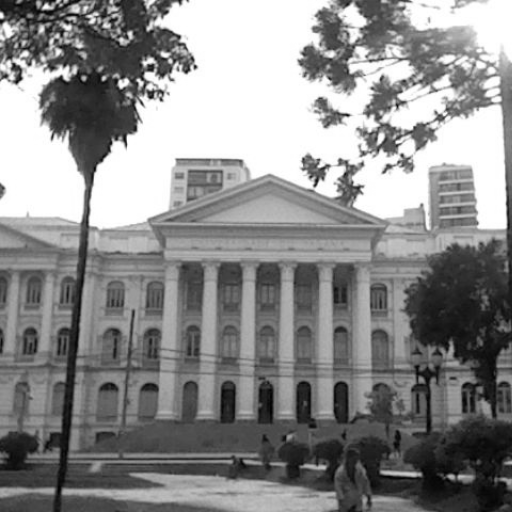
#> input picture data/dataset/01.png, 512 x 512 px, found by its file name; its folder holds only this picture in this run
$ python -i pipeline.py   (imports and definitions only)   (older library calls are emulated)
#> lines starting #> are read from the running program, lines starting #| are printed output that depends on the picture
### texseg/dataset.py
import os
import re
import cv2

FILENAME_PATTERN = re.compile(r"^(?:img_)?(\d+)\.png$")


class Dataset:
    def __init__(self, names, images):
        self.names = names
        self.images = images


def load_dataset(out_dir="data/dataset"):
    if not os.path.isdir(out_dir):
        return Dataset([], [])

    all_files = os.listdir(out_dir)

    names = []
    for file_name in all_files:
        if FILENAME_PATTERN.match(file_name):
            names.append(file_name)

    def file_number(name):
        match = FILENAME_PATTERN.match(name)
        return int(match.group(1))

    names.sort(key=file_number)

    images = []
    loaded_names = []
    for name in names:
        path = os.path.join(out_dir, name)
        image = cv2.imread(path, cv2.IMREAD_GRAYSCALE)

        if image is None:
            continue

        height, width = image.shape
        print(f"{name}: {width}x{height}, min={int(image.min())}, max={int(image.max())}")
        loaded_names.append(name)
        images.append(image)

    return Dataset(loaded_names, images)

### texseg/filters.py
import math
import cv2
import numpy as np

class Filter:
    def __init__(self, name, label, kernels, mode):
        self.name = name
        self.label = label
        self.kernels = kernels
        self.mode = mode


def normalize_kernel(kernel):
    k = kernel.astype(np.float32)
    k = k - k.mean()
    total = np.abs(k).sum()
    if total > 0:
        k = k / total
    return k


def make_grid(size):
    center = (size - 1) / 2.0
    ys = np.arange(size) - center
    xs = np.arange(size) - center
    xx, yy = np.meshgrid(xs, ys)
    return xx, yy


def gabor_kernel(angle_deg, psi=0.0, size=15):
    sigma = 2.4
    lambd = 5.0
    gamma = 0.6

    theta = math.radians(angle_deg + 90.0)
    xx, yy = make_grid(size)
    x_rot = xx * math.cos(theta) + yy * math.sin(theta)
    y_rot = -xx * math.sin(theta) + yy * math.cos(theta)

    gauss = np.exp(-(x_rot ** 2 + gamma ** 2 * y_rot ** 2) / (2 * sigma ** 2))
    wave = np.cos(2 * math.pi * x_rot / lambd + psi)
    kernel = gauss * wave
    return normalize_kernel(kernel)


def log_kernel(size=15, sigma=1.4):
    xx, yy = make_grid(size)
    r2 = xx ** 2 + yy ** 2
    s2 = sigma ** 2
    kernel = (r2 - 2 * s2) / (s2 ** 2) * np.exp(-r2 / (2 * s2))
    return normalize_kernel(kernel)


def dog_kernel(size=15, sigma1=2.0, sigma2=3.2):
    xx, yy = make_grid(size)
    r2 = xx ** 2 + yy ** 2
    g_small = np.exp(-r2 / (2 * sigma1 ** 2))
    g_large = np.exp(-r2 / (2 * sigma2 ** 2))
    kernel = g_small - g_large
    return normalize_kernel(kernel)


def gaussian_mean_kernel(size=15, sigma=2.0):
    g1 = cv2.getGaussianKernel(size, sigma)
    kernel = g1 @ g1.T
    total = kernel.sum()
    if total > 0:
        kernel = kernel / total
    return kernel.astype(np.float32)


def build_filter_bank():
    filters = []

    for angle in (0, 45, 90, 135):
        even = gabor_kernel(angle, psi=0.0)
        odd = gabor_kernel(angle, psi=math.pi / 2)
        filters.append(
            Filter(
                name=f"gabor{angle:03d}",
                label=f"Gabor {angle} deg",
                kernels=[even, odd],
                mode="energy",
            )
        )

    filters.append(
        Filter(
            name="log",
            label="LoG",
            kernels=[log_kernel()],
            mode="abs",
        )
    )

    filters.append(
        Filter(
            name="dog",
            label="DoG",
            kernels=[dog_kernel()],
            mode="abs",
        )
    )

    filters.append(
        Filter(
            name="log2",
            label="LoG coarse",
            kernels=[log_kernel(sigma=2.8)],
            mode="abs",
        )
    )

    filters.append(
        Filter(
            name="media",
            label="Local mean",
            kernels=[gaussian_mean_kernel()],
            mode="linear",
        )
    )

    return filters

### texseg/features.py
import cv2
import numpy as np
from .filters import build_filter_bank
N_SCALES = 3
WINDOW = 32


def build_pyramid(image, n_levels=N_SCALES):
    levels = [image.astype(np.float32)]

    for _ in range(n_levels - 1):
        smooth = cv2.GaussianBlur(levels[-1], (5, 5), 1.0)
        smaller = smooth[::2, ::2]
        levels.append(smaller)

    return levels


def apply_filter(image, filt):
    responses = []
    for kernel in filt.kernels:
        resp = cv2.filter2D(image, cv2.CV_32F, kernel, borderType=cv2.BORDER_REFLECT_101)
        responses.append(resp)

    if filt.mode == "energy":
        return np.sqrt(responses[0] ** 2 + responses[1] ** 2)

    if filt.mode == "magnitude":
        return np.sqrt(responses[0] ** 2 + responses[1] ** 2)

    if filt.mode == "abs":
        return np.abs(responses[0])

    return responses[0]


def mean_per_window(response_map, grid_size):
    height, width = response_map.shape
    cell_h = height // grid_size
    cell_w = width // grid_size

    result = np.zeros((grid_size, grid_size), dtype=np.float32)

    for row in range(grid_size):
        for col in range(grid_size):
            y1 = row * cell_h
            y2 = y1 + cell_h
            x1 = col * cell_w
            x2 = x1 + cell_w
            block = response_map[y1:y2, x1:x2]
            result[row, col] = block.mean()

    return result


def dimension_names(filters=None):
    if filters is None:
        filters = build_filter_bank()

    names = []
    for scale in range(N_SCALES):
        for filt in filters:
            names.append(f"e{scale}_{filt.name}")
    return names


def extract_features(image, filters=None, window=WINDOW, with_maps=False):
    if filters is None:
        filters = build_filter_bank()

    grid_size = image.shape[0] // window
    pyramid = build_pyramid(image)

    channels = []
    maps = {}
    for scale, level_image in enumerate(pyramid):
        for filt in filters:
            response = apply_filter(level_image, filt)
            window_means = mean_per_window(response, grid_size)
            channels.append(window_means)
            if with_maps:
                maps[f"e{scale}_{filt.name}"] = response

    vectors = np.stack(channels, axis=-1)
    if with_maps:
        return vectors, maps
    return vectors


def normalize_features(vectors):
    flat = vectors.reshape(-1, vectors.shape[-1]).astype(np.float64)
    flat = np.log1p(np.maximum(flat, 0.0))

    mean = flat.mean(axis=0)
    std = flat.std(axis=0)
    for i in range(len(std)):
        if std[i] < 1e-8:
            std[i] = 1.0

    normalized = (flat - mean) / std
    return normalized, mean, std

### texseg/visualize.py
import cv2
import numpy as np

FONT = cv2.FONT_HERSHEY_SIMPLEX

PALETTE = [    (255, 190, 90),
    (50, 50, 50),
    (150, 210, 130),
    (80, 160, 255),
    (210, 110, 255),
    (90, 220, 90),
    (255, 130, 130),
    (130, 255, 255),
    (255, 255, 120),
    (180, 180, 255),
]


def cluster_color(group):
    return PALETTE[group % len(PALETTE)]


def to_byte_image(values):
    norm = cv2.normalize(values, None, 0, 255, cv2.NORM_MINMAX)
    return norm.astype(np.uint8)


def gray_to_bgr(gray):
    return cv2.cvtColor(gray, cv2.COLOR_GRAY2BGR)


def add_label(image, text, height=22):
    bar = np.full((height, image.shape[1], 3), 30, np.uint8)
    cv2.putText(bar, text, (4, height - 6), FONT, 0.45, (230, 230, 230), 1, cv2.LINE_AA)
    return np.vstack([bar, image])


def mosaic(images, cols=8, border=2, thumb=128):
    if not images:
        return np.zeros((thumb, thumb, 3), np.uint8)

    thumbs = []
    for img in images:
        if img.ndim == 2:
            img = gray_to_bgr(img)
        thumbs.append(cv2.resize(img, (thumb, thumb), interpolation=cv2.INTER_AREA))

    rows = []
    for start in range(0, len(thumbs), cols):
        row_imgs = thumbs[start : start + cols]
        while len(row_imgs) < cols:
            blank = np.full((thumb, thumb, 3), 20, np.uint8)
            row_imgs.append(blank)
        rows.append(cv2.hconcat(row_imgs))

    grid = cv2.vconcat(rows)
    if border > 0:
        grid = cv2.copyMakeBorder(grid, border, border, border, border, cv2.BORDER_CONSTANT, value=(20, 20, 20))
    return grid


def colorize_labels(label_map, image_size):
    big = cv2.resize(label_map.astype(np.uint8), (image_size, image_size), interpolation=cv2.INTER_NEAREST)
    color = np.zeros((image_size, image_size, 3), np.uint8)
    for group in range(int(label_map.max()) + 1):
        color[big == group] = cluster_color(group)
    return color


def overlay(gray, color, alpha=0.55):
    base = gray_to_bgr(gray)
    return cv2.addWeighted(base, 1.0 - alpha, color, alpha, 0)


def region_borders(label_map, image_size, thickness=2):
    big = cv2.resize(label_map.astype(np.uint8), (image_size, image_size), interpolation=cv2.INTER_NEAREST)
    edges = np.zeros((image_size, image_size), np.uint8)
    for row in range(image_size):
        for col in range(1, image_size):
            if big[row, col] != big[row, col - 1]:
                edges[row, col] = 255
                edges[row, col - 1] = 255
    for row in range(1, image_size):
        for col in range(image_size):
            if big[row, col] != big[row - 1, col]:
                edges[row, col] = 255
                edges[row - 1, col] = 255
    if thickness > 1:
        kernel = np.ones((thickness, thickness), np.uint8)
        edges = cv2.dilate(edges, kernel)
    return edges


def legend(k, counts, width):
    height = 28
    bar = np.full((height, width, 3), 25, np.uint8)
    x = 8
    for group in range(k):
        color = cluster_color(group)
        cv2.rectangle(bar, (x, 8), (x + 14, 22), color, -1)
        text = f"G{group} ({int(counts[group])})"
        cv2.putText(bar, text, (x + 18, 20), FONT, 0.45, (230, 230, 230), 1, cv2.LINE_AA)
        x += 90
    return bar


def result_panel(gray, label_map, title):
    color = colorize_labels(label_map, gray.shape[0])
    panel = overlay(gray, color)
    borders = region_borders(label_map, gray.shape[0], thickness=2)
    panel[borders > 0] = (255, 255, 255)
    return add_label(panel, title)


def filter_bank_figure(filters, n_scales=3, tile=64):
    rows = []
    for scale in range(n_scales):
        cols = []
        for filt in filters:
            kernel = filt.kernels[0]
            show = to_byte_image(kernel)
            if show.shape[0] != tile or show.shape[1] != tile:
                show = cv2.resize(show, (tile, tile), interpolation=cv2.INTER_NEAREST)
            cols.append(add_label(gray_to_bgr(show), f"e{scale} {filt.label[:12]}", height=20))
        rows.append(cv2.hconcat(cols))
    return cv2.vconcat(rows)


def response_grid(gray, maps, filters, n_scales=3, tile=120):
    rows = []
    for scale in range(n_scales):
        cols = []
        for filt in filters:
            key = f"e{scale}_{filt.name}"
            show = to_byte_image(maps[key])
            show = cv2.resize(show, (tile, tile), interpolation=cv2.INTER_AREA)
            cols.append(add_label(gray_to_bgr(show), f"e{scale} {filt.label[:12]}", height=20))
        rows.append(cv2.hconcat(cols))
    grid = cv2.vconcat(rows)
    input_img = cv2.resize(gray, (tile, tile), interpolation=cv2.INTER_AREA)
    side = np.full((grid.shape[0], tile + 8, 3), 20, np.uint8)
    top = (grid.shape[0] - tile) // 2
    left = 4
    side[top : top + tile, left : left + tile] = gray_to_bgr(input_img)
    return cv2.hconcat([side, grid])


def bar_chart(centers, labels):
    n_groups, n_dims = centers.shape
    width = max(640, n_dims * 28 + 80)
    height = 80 + n_groups * 36
    img = np.full((height, width, 3), 255, np.uint8)

    max_val = max(float(np.max(np.abs(centers))), 0.1)
    x0 = 70
    bar_w = (width - x0 - 20) // n_dims

    for group in range(n_groups):
        y = 40 + group * 36
        cv2.putText(img, f"G{group}", (8, y + 12), FONT, 0.45, (30, 30, 30), 1, cv2.LINE_AA)
        for dim in range(n_dims):
            val = centers[group, dim]
            x = x0 + dim * bar_w
            h = int(abs(val) / max_val * 24)
            color = (80, 80, 220) if val >= 0 else (220, 80, 80)
            cv2.rectangle(img, (x, y + 24 - h), (x + bar_w - 4, y + 24), color, -1)

    for dim in range(n_dims):
        x = x0 + dim * bar_w
        cv2.putText(img, labels[dim][-6:], (x, height - 8), FONT, 0.35, (60, 60, 60), 1, cv2.LINE_AA)

    return img


# [24 lines left out: function image_groups_panel, not called in this run]

### texseg/kmeans.py
import numpy as np


def assign_clusters(data, centers):
    labels = np.zeros(len(data), dtype=np.int32)

    for i in range(len(data)):
        best_group = 0
        best_distance = 0.0

        diff = data[i] - centers[0]
        best_distance = float(np.dot(diff, diff))

        for group in range(1, len(centers)):
            diff = data[i] - centers[group]
            distance = float(np.dot(diff, diff))
            if distance < best_distance:
                best_distance = distance
                best_group = group

        labels[i] = best_group

    return labels


def compute_centers(data, labels, k):
    n_dims = data.shape[1]
    centers = np.zeros((k, n_dims), dtype=np.float64)

    for group in range(k):
        points = data[labels == group]
        if len(points) == 0:
            random_index = np.random.randint(0, len(data))
            centers[group] = data[random_index]
        else:
            centers[group] = points.mean(axis=0)

    return centers


def total_error(data, labels, centers):
    error = 0.0
    for i in range(len(data)):
        diff = data[i] - centers[labels[i]]
        error += float(np.dot(diff, diff))
    return error


def kmeans_once(data, k, max_iters=100):
    n_points = len(data)
    start_indices = np.random.choice(n_points, k, replace=False)
    centers = data[start_indices].copy()

    for _ in range(max_iters):
        labels = assign_clusters(data, centers)
        new_centers = compute_centers(data, labels, k)

        if np.allclose(new_centers, centers):
            break

        centers = new_centers

    labels = assign_clusters(data, centers)
    error = total_error(data, labels, centers)
    return labels, centers, error


def kmeans(data, k, n_init=8):
    best_labels = None
    best_centers = None
    best_error = float("inf")

    for _ in range(n_init):
        labels, centers, error = kmeans_once(data, k)
        if error < best_error:
            best_error = error
            best_labels = labels
            best_centers = centers

    return best_labels, best_centers, best_error


def sort_clusters(labels, centers, scores):
    order = np.argsort(scores)
    mapping = np.zeros(len(centers), dtype=np.int32)

    for new_id, old_id in enumerate(order):
        mapping[old_id] = new_id

    new_labels = mapping[labels]
    new_centers = centers[order]
    return new_labels, new_centers

### texseg/pipeline.py
import csv
import json
import os
import time

import cv2
import numpy as np

from . import visualize as vis
from .dataset import load_dataset
from .features import N_SCALES, WINDOW, dimension_names, extract_features, normalize_features
from .filters import build_filter_bank
from .kmeans import kmeans, sort_clusters

BRIGHTNESS_DIMS = [7, 15, 23]


def save_image(path, image):
    os.makedirs(os.path.dirname(path), exist_ok=True)
    cv2.imwrite(path, image, [cv2.IMWRITE_JPEG_QUALITY, 92])


def run(
    dataset_dir="data/dataset",
    out_dir="results",
    k=6,
    window=WINDOW,
    k_images=4,
):
    start = time.time()
    os.makedirs(out_dir, exist_ok=True)

    print("[1/6] loading dataset")
    dataset = load_dataset(dataset_dir)
#> in load_dataset, image is the input picture: shape (512, 512); min 1, max 255, mean 139.4
#| 01.png: 512x512, min=1, max=255
#> in __init__, `self.images = images`: self.images = 1 item
    if len(dataset.images) == 0:
        raise SystemExit(f"No images found in '{dataset_dir}'.")

    grid_size = dataset.images[0].shape[0] // window
    filters = build_filter_bank()
    dim_names = dimension_names(filters)
    short_labels = [f.label[:10] for _ in range(N_SCALES) for f in filters]

    thumbs = [cv2.resize(img, (128, 128), interpolation=cv2.INTER_AREA) for img in dataset.images]
#> thumbs = 1 item
    save_image(os.path.join(out_dir, "fig00_dataset_sample.png"), vis.mosaic(thumbs, cols=8))
#> the loop in mosaic, `for img in images:` made 1 pass
#> the loop in mosaic, `for start in range(0, len(thumbs), cols):` made 1 pass

    print("[2/6] saving filter bank figure")
    save_image(os.path.join(out_dir, "fig01_filter_bank.png"), vis.filter_bank_figure(filters, N_SCALES))
#> after the loop in filter_bank_figure, `for scale in range(n_scales):`:
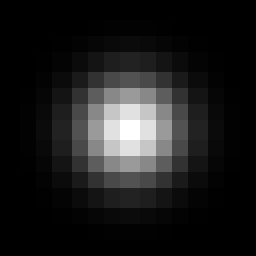
#> show: shape (64, 64) (shown 4 times larger); min 0, max 255, mean 27.9
#> after the loop in filter_bank_figure, `for scale in range(n_scales):`: rows = 3 items
#> in filter_bank_figure, `return cv2.vconcat(rows)`:
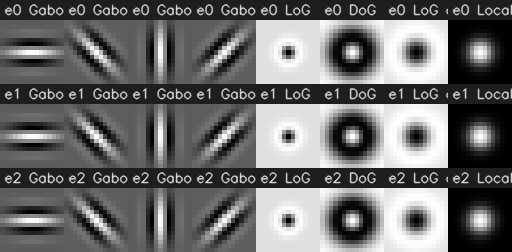
#> returned value: shape (252, 512, 3); min 0, max 255, mean 106.2

    print("[3/6] extracting texture vectors")
    all_vectors = []
    first_maps = None
    for i, image in enumerate(dataset.images):
        if i == 0:
            vectors, first_maps = extract_features(image, filters, window, with_maps=True)
        else:
            vectors = extract_features(image, filters, window)
        all_vectors.append(vectors)
#> this loop made 1 pass
#> after the loop, all_vectors = 1 item

    stacked = np.stack(all_vectors, axis=0)
    n_images = stacked.shape[0]
    n_dims = stacked.shape[-1]

    save_image(
        os.path.join(out_dir, "fig02_filter_responses.png"),
        vis.response_grid(dataset.images[0], first_maps, filters, N_SCALES),
    )
#> after the loop in response_grid, `for scale in range(n_scales):`:
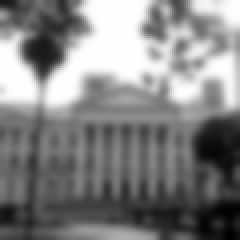
#> show: shape (120, 120) (shown 2 times larger); min 0, max 254, mean 130.4
#> after the loop in response_grid, `for scale in range(n_scales):`: rows = 3 items

    flat, _, _ = normalize_features(stacked)
#> in normalize_features, `flat = np.log1p(np.maximum(flat, 0.0))`:
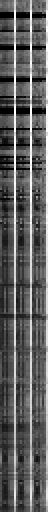
#> flat: shape (256, 24) float64 (shown 2 times larger); min 7.98e-07, max 5.55, mean 2.05; drawn with min black and max white
#> in normalize_features, `mean = flat.mean(axis=0)`: mean = 24 values, max 4.84 at index 23, min 1.03 at index 1, mean 2.05
#> in normalize_features, `std = flat.std(axis=0)`: std = 24 values, max 0.752 at index 18, min 0.464 at index 21, mean 0.582
#> the loop in normalize_features, `for i in range(len(std)):` made 24 passes
#> in normalize_features, `normalized = (flat - mean) / std`:
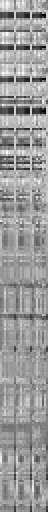
#> normalized: shape (256, 24) float64 (shown 2 times larger); min -4.24, max 2.72, mean 4.44e-16; drawn with min black and max white
    print(f"      {flat.shape[0]} regions x {n_dims} dimensions")
#|       256 regions x 24 dimensions

    print(f"[4/6] k-means with K={k}")
    labels, centers, sse = kmeans(flat, k, n_init=8)
#> the loop in kmeans, `for _ in range(n_init):` made 8 passes
#> (start_indices in kmeans_once, error, best_error) on passes 1, 2, 6: ([158, 83, 170, 101, 150, 200], 1739.1, 1739.1), ([247, 98, 219, 143, 78, 15], 1731.1, 1731.1), ([129, 3, 187, 225, 253, 41], 1709.8, 1709.8)
#> after the loop in kmeans, `for _ in range(n_init):`: best_error = 1709.8; best_labels = 256 values, max 5 at index 9, min 0 at index 6, mean 2.35
#> labels has the same summary as best_labels in kmeans; sse = 1709.8

    texture_dims = [i for i in range(n_dims) if i not in BRIGHTNESS_DIMS]
#> texture_dims = [0, 1, 2, 3, 4, 5, 6, 8, 9, 10, 11, 12, 13, 14, 16, 17, 18, 19, 20, 21, 22]
    scores = centers[:, texture_dims].mean(axis=1)
#> scores = [-2.37, 0.96, 0.167, -0.124, -0.351, -0.553]
    labels, centers = sort_clusters(labels, centers, scores)
#> in sort_clusters, `order = np.argsort(scores)`: order = [0, 5, 4, 3, 2, 1]
#> in sort_clusters, `mapping = np.zeros(len(centers), dtype=np.int32)`: mapping = [0, 0, 0, 0, 0, 0]
#> the loop in sort_clusters, `for new_id, old_id in enumerate(order):` made 6 passes
#> old_id on passes 1 to 6: 0, 5, 4, 3, 2, 1
#> after the loop in sort_clusters, `for new_id, old_id in enumerate(order):`: mapping = [0, 5, 4, 3, 2, 1]
#> in sort_clusters, `new_labels = mapping[labels]`: new_labels = 256 values, max 5 at index 0, min 0 at index 6, mean 3.28
#> labels has the same summary as new_labels in sort_clusters

    counts = np.bincount(labels, minlength=k)
#> counts = [16, 21, 34, 45, 85, 55]
    save_image(
        os.path.join(out_dir, "fig03_cluster_profiles.png"),
        vis.bar_chart(centers, short_labels),
    )
#> in bar_chart, `max_val = max(float(np.max(np.abs(centers))), 0.1)`: max_val = 3.03
#> after the loop in bar_chart, `for dim in range(n_dims):`:
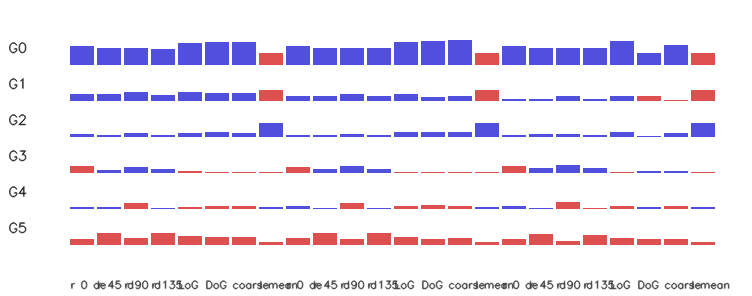
#> img: shape (296, 752, 3); mean of channels 0, 1, 2 244.2, 233.7, 238.7; drawn as B, G, R

    print("[5/6] segmentation maps")
    label_maps = labels.reshape(n_images, grid_size, grid_size)
    seg_dir = os.path.join(out_dir, "segmentation")
    overlays = []

    for i in range(n_images):
        name = dataset.names[i]
        image = dataset.images[i]
        label_map = label_maps[i]

        panel = vis.result_panel(image, label_map, name)
        legend = vis.legend(k, np.bincount(label_map.ravel(), minlength=k), panel.shape[1])
        out_name = os.path.splitext(name)[0] + ".jpg"
        save_image(os.path.join(seg_dir, out_name), np.vstack([panel, legend]))

        color = vis.colorize_labels(label_map, image.shape[0])
        blend = vis.overlay(image, color)
        borders = vis.region_borders(label_map, image.shape[0], thickness=2)
        blend[borders > 0] = (255, 255, 255)
        overlays.append(cv2.resize(blend, (192, 192), interpolation=cv2.INTER_AREA))
#> this loop made 1 pass
#> name on pass 1: '01.png'
#> pass 1, in colorize_labels, `big = cv2.resize(label_map.astype(np.uint8), (image_size, image_size),..`:
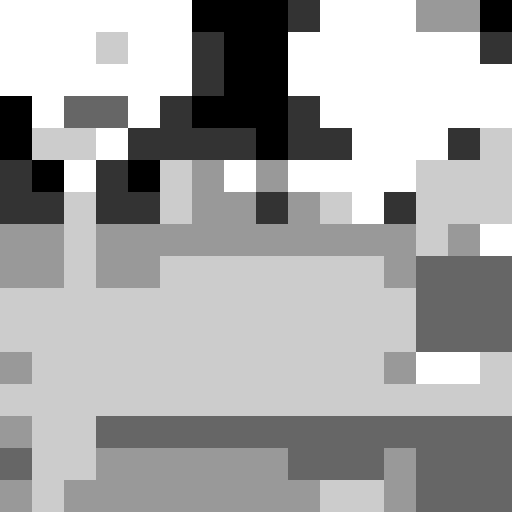
#> big: shape (512, 512); min 0, max 5, mean 3.28; drawn with min black and max white
#> after the loop, overlays = 1 item
#> (the rest of the program and of its run is left out)
